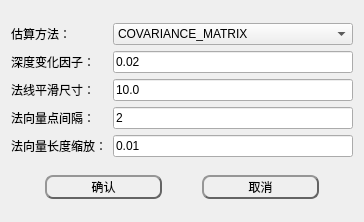
<?xml version="1.0" encoding="UTF-8"?>
<ui version="4.0">
 <class>IntegralImageDlgClass</class>
 <widget class="QWidget" name="IntegralImageDlgClass">
  <property name="geometry">
   <rect>
    <x>0</x>
    <y>0</y>
    <width>364</width>
    <height>222</height>
   </rect>
  </property>
  <property name="windowTitle">
   <string>积分图法</string>
  </property>
  <layout class="QGridLayout" name="gridLayout_2">
   <item row="0" column="0">
    <layout class="QGridLayout" name="gridLayout">
     <item row="2" column="1">
      <widget class="QLineEdit" name="NormalSmoothingSize">
       <property name="text">
        <string>10.0</string>
       </property>
      </widget>
     </item>
     <item row="1" column="1">
      <widget class="QLineEdit" name="DepthChangeFactor">
       <property name="text">
        <string>0.02</string>
       </property>
      </widget>
     </item>
     <item row="3" column="0">
      <widget class="QLabel" name="label_6">
       <property name="text">
        <string>法向量点间隔：</string>
       </property>
      </widget>
     </item>
     <item row="3" column="1">
      <widget class="QLineEdit" name="Level">
       <property name="text">
        <string>2</string>
       </property>
      </widget>
     </item>
     <item row="0" column="1">
      <widget class="QComboBox" name="EstimationMethod">
       <item>
        <property name="text">
         <string>COVARIANCE_MATRIX</string>
        </property>
       </item>
       <item>
        <property name="text">
         <string>AVERAGE_3D_GRADIENT</string>
        </property>
       </item>
       <item>
        <property name="text">
         <string>AVERAGE_DEPTH_CHANGE</string>
        </property>
       </item>
      </widget>
     </item>
     <item row="2" column="0">
      <widget class="QLabel" name="label_5">
       <property name="text">
        <string>法线平滑尺寸：</string>
       </property>
      </widget>
     </item>
     <item row="1" column="0">
      <widget class="QLabel" name="label_4">
       <property name="text">
        <string>深度变化因子：</string>
       </property>
      </widget>
     </item>
     <item row="0" column="0">
      <widget class="QLabel" name="label_3">
       <property name="text">
        <string>估算方法：</string>
       </property>
      </widget>
     </item>
     <item row="4" column="0">
      <widget class="QLabel" name="label_7">
       <property name="text">
        <string>法向量长度缩放：</string>
       </property>
      </widget>
     </item>
     <item row="4" column="1">
      <widget class="QLineEdit" name="Scale">
       <property name="text">
        <string>0.01</string>
       </property>
      </widget>
     </item>
    </layout>
   </item>
   <item row="1" column="0">
    <layout class="QHBoxLayout" name="horizontalLayout">
     <item>
      <spacer name="horizontalSpacer_4">
       <property name="orientation">
        <enum>Qt::Horizontal</enum>
       </property>
       <property name="sizeHint" stdset="0">
        <size>
         <width>40</width>
         <height>20</height>
        </size>
       </property>
      </spacer>
     </item>
     <item>
      <widget class="QPushButton" name="btn_ok">
       <property name="minimumSize">
        <size>
         <width>117</width>
         <height>24</height>
        </size>
       </property>
       <property name="maximumSize">
        <size>
         <width>117</width>
         <height>16777215</height>
        </size>
       </property>
       <property name="styleSheet">
        <string notr="true">QPushButton{
	color: rgb(0, 0, 0);
	background-color: rgba(255, 255, 255,0);
	border:2px outset rgb(100, 100, 100);
	border-radius:8px;
  	text-align: center center;
} 

/*鼠标放在按钮上方*/
QPushButton:hover:enabled {
	background-color: rgba(255, 255, 255,150);
	border:2px outset rgba(100, 100, 100,150);
} 

/*鼠标点击按钮*/
QPushButton:pressed:enabled {
	background-color: rgba(255, 255, 255,255);
	border:4px outset rgba(100, 100, 100,255);
}

QPushButton:enabled{ 
	color: rgb(0, 0, 0);
	background-color: rgba(255, 255, 255,0);
	border:2px outset rgb(100, 100, 100);
}

QPushButton:disabled{ 
	color: rgb(150, 150, 150);
	background-color: rgba(150, 150, 150,0);
	border:2px outset rgb(100, 100, 100);
}</string>
       </property>
       <property name="text">
        <string>确认</string>
       </property>
      </widget>
     </item>
     <item>
      <spacer name="horizontalSpacer_5">
       <property name="orientation">
        <enum>Qt::Horizontal</enum>
       </property>
       <property name="sizeHint" stdset="0">
        <size>
         <width>40</width>
         <height>20</height>
        </size>
       </property>
      </spacer>
     </item>
     <item>
      <widget class="QPushButton" name="btn_cancel">
       <property name="minimumSize">
        <size>
         <width>117</width>
         <height>24</height>
        </size>
       </property>
       <property name="styleSheet">
        <string notr="true">QPushButton{
	color: rgb(0, 0, 0);
	background-color: rgba(255, 255, 255,0);
	border:2px outset rgb(100, 100, 100);
	border-radius:8px;
  	text-align: center center;
} 

/*鼠标放在按钮上方*/
QPushButton:hover:enabled {
	background-color: rgba(255, 255, 255,150);
	border:2px outset rgba(100, 100, 100,150);
} 

/*鼠标点击按钮*/
QPushButton:pressed:enabled {
	background-color: rgba(255, 255, 255,255);
	border:4px outset rgba(100, 100, 100,255);
}

QPushButton:enabled{ 
	color: rgb(0, 0, 0);
	background-color: rgba(255, 255, 255,0);
	border:2px outset rgb(100, 100, 100);
}

QPushButton:disabled{ 
	color: rgb(150, 150, 150);
	background-color: rgba(150, 150, 150,0);
	border:2px outset rgb(100, 100, 100);
}</string>
       </property>
       <property name="text">
        <string>取消</string>
       </property>
      </widget>
     </item>
     <item>
      <spacer name="horizontalSpacer_6">
       <property name="orientation">
        <enum>Qt::Horizontal</enum>
       </property>
       <property name="sizeHint" stdset="0">
        <size>
         <width>40</width>
         <height>20</height>
        </size>
       </property>
      </spacer>
     </item>
    </layout>
   </item>
  </layout>
 </widget>
 <layoutdefault spacing="6" margin="11"/>
 <resources/>
 <connections/>
</ui>
